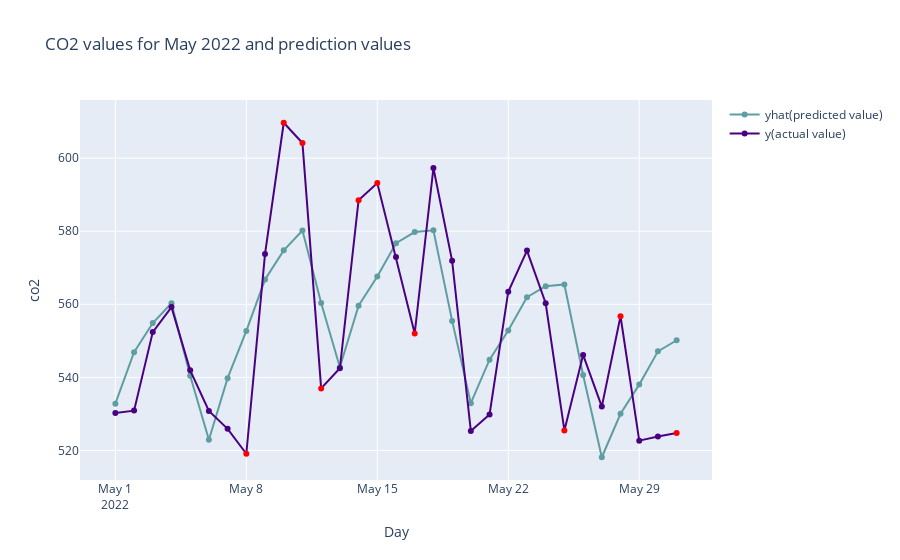

Write notebook code for a chart like this one.
### Code cell
# actual value
fig.add_trace(go.Scatter(
    x=group_by_df['day'],
    y=cmp_df['y'],
    name='y(actual value)',
    mode='lines+markers',
    line=dict(
        color='rgb(75,0,130)'),
    marker=dict(color=np.where(cmp_df['outlier_detected'] == 1, 'red', 'rgb(75,0,130)'))))

fig.update_layout(title='CO2 values for May 2022 and prediction values', yaxis_title=sensor_name, xaxis_title='Day',
                  showlegend=True)
fig.show()

### Figure 1 — Plotly figure (JSON) as saved in the notebook; plotly's stock layout.template omitted (floating-point values rounded to 4 significant figures)
{"data": [{"line": {"color": "rgb(95,158,160)"}, "marker": {"color": "rgb(95,158,160)"}, "mode": "lines+markers", "name": "yhat(predicted value)", "type": "scatter", "x": ["2022-05-01T00:00:00", "2022-05-02T00:00:00", "2022-05-03T00:00:00", "2022-05-04T00:00:00", "2022-05-05T00:00:00", "2022-05-06T00:00:00", "2022-05-07T00:00:00", "2022-05-08T00:00:00", "2022-05-09T00:00:00", "2022-05-10T00:00:00", "2022-05-11T00:00:00", "2022-05-12T00:00:00", "2022-05-13T00:00:00", "2022-05-14T00:00:00", "2022-05-15T00:00:00", "2022-05-16T00:00:00", "2022-05-17T00:00:00", "2022-05-18T00:00:00", "2022-05-19T00:00:00", "2022-05-20T00:00:00", "2022-05-21T00:00:00", "2022-05-22T00:00:00", "2022-05-23T00:00:00", "2022-05-24T00:00:00", "2022-05-25T00:00:00", "2022-05-26T00:00:00", "2022-05-27T00:00:00", "2022-05-28T00:00:00", "2022-05-29T00:00:00", "2022-05-30T00:00:00", "2022-05-31T00:00:00"], "y": [532.8, 546.9, 554.9, 560.3, 540.5, 522.9, 539.8, 552.7, 566.8, 574.8, 580.2, 560.3, 542.8, 559.6, 567.6, 576.7, 579.8, 580.2, 555.5, 532.9, 544.8, 552.8, 561.9, 565.0, 565.4, 540.7, 518.1, 530.0, 538.0, 547.1, 550.2]}, {"line": {"color": "rgb(75,0,130)"}, "marker": {"color": ["rgb(75,0,130)", "rgb(75,0,130)", "rgb(75,0,130)", "rgb(75,0,130)", "rgb(75,0,130)", "rgb(75,0,130)", "rgb(75,0,130)", "red", "rgb(75,0,130)", "red", "red", "red", "rgb(75,0,130)", "red", "red", "rgb(75,0,130)", "red", "rgb(75,0,130)", "rgb(75,0,130)", "rgb(75,0,130)", "rgb(75,0,130)", "rgb(75,0,130)", "rgb(75,0,130)", "rgb(75,0,130)", "red", "rgb(75,0,130)", "rgb(75,0,130)", "red", "rgb(75,0,130)", "rgb(75,0,130)", "red"]}, "mode": "lines+markers", "name": "y(actual value)", "type": "scatter", "x": ["2022-05-01T00:00:00", "2022-05-02T00:00:00", "2022-05-03T00:00:00", "2022-05-04T00:00:00", "2022-05-05T00:00:00", "2022-05-06T00:00:00", "2022-05-07T00:00:00", "2022-05-08T00:00:00", "2022-05-09T00:00:00", "2022-05-10T00:00:00", "2022-05-11T00:00:00", "2022-05-12T00:00:00", "2022-05-13T00:00:00", "2022-05-14T00:00:00", "2022-05-15T00:00:00", "2022-05-16T00:00:00", "2022-05-17T00:00:00", "2022-05-18T00:00:00", "2022-05-19T00:00:00", "2022-05-20T00:00:00", "2022-05-21T00:00:00", "2022-05-22T00:00:00", "2022-05-23T00:00:00", "2022-05-24T00:00:00", "2022-05-25T00:00:00", "2022-05-26T00:00:00", "2022-05-27T00:00:00", "2022-05-28T00:00:00", "2022-05-29T00:00:00", "2022-05-30T00:00:00", "2022-05-31T00:00:00"], "y": [530.3, 530.9, 552.4, 559.2, 541.9, 530.8, 525.9, 519.1, 573.8, 609.7, 604.1, 537.0, 542.5, 588.5, 593.2, 572.9, 552.0, 597.3, 571.9, 525.3, 529.8, 563.4, 574.7, 560.3, 525.5, 546.1, 532.0, 556.7, 522.7, 523.8, 524.8]}], "layout": {"showlegend": true, "title": {"text": "CO2 values for May 2022 and prediction values"}, "xaxis": {"title": {"text": "Day"}}, "yaxis": {"title": {"text": "co2"}}}}
